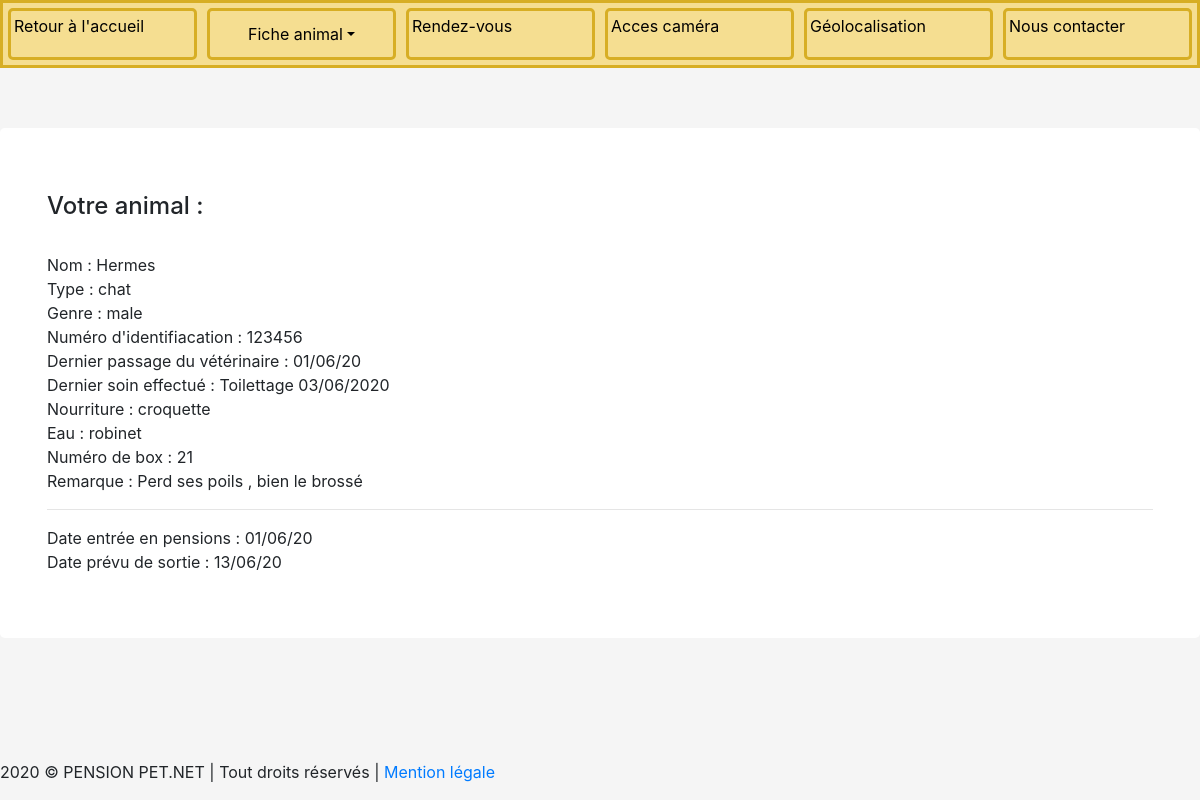
/vue/fiche_animal.php?nom=Hermes (signed in), run on the app's committed database.
### tables this page shows
CREATE TABLE `pet` (
  `id_pet` int(11) NOT NULL,
  `name_pet` varchar(255) NOT NULL,
  `genre` varchar(255) NOT NULL,
  `type` varchar(255) NOT NULL,
  `identification` varchar(255) NOT NULL,
  `veterinaire` date DEFAULT NULL,
  `soins` varchar(255) DEFAULT NULL,
  `nourriture` varchar(255) NOT NULL,
  `eau` varchar(255) NOT NULL,
  `box` varchar(255) NOT NULL,
  `remarque` longtext,
  `date_entree` date DEFAULT NULL,
  `date_sortie` date DEFAULT NULL,
  `gps_longitude` float NOT NULL,
  `gps_latitude` float NOT NULL,
  `created_by` varchar(255) NOT NULL,
  `created_at` date NOT NULL,
  `updated_by` varchar(255) NOT NULL,
  `updated_at` date NOT NULL,
  `user_id_user` int(11) NOT NULL
);

### model/manager/PetManager.php (called while the page is built, shortened)
<?php
class PetManager{
    private $_db;
    public function set_db()
    {
        $this->_db =new PDO('mysql:host=localhost;dbname=pet_net;charset=utf8','lauhu','stagiaire '); ;
        return $this;
    }
    public function selectOnePet($id_user,$name_pet):array
    {
        $req=$this->_db->prepare('SELECT * FROM pet WHERE user_id_user = :id_user AND name_pet = :name_pet ');
        $req->bindValue(':id_user',$id_user);
        $req->bindValue(':name_pet',$name_pet);
        $req->execute();
        $data=$req->fetchAll(PDO::FETCH_ASSOC);
        return $data;
    }
}

### model/class/classPet.php (called while the page is built, shortened)
<?php
Class Pet{
    private $_name_pet;
    private $_genre;
    private $_type;
    private $_identification;
    private $_veterinaire;
    private $_soins;
    private $_nourriture;
    private $_eau;
    private $_box;
    private $_remarque;
    private $_entree;
    private $_sortie;
    public function get_name_pet()
    {
        return $this->_name_pet;
    }
    public function set_name_pet($_name_pet)
    {
        $this->_name_pet = $_name_pet;
        return $this;
    }
    public function get_genre()
    {
        return $this->_genre;
    }
    public function set_genre($_genre)
    {
        $this->_genre = $_genre;
        return $this;
    }
    public function get_type()
    {
        return $this->_type;
    }
    public function set_type($_type)
    {
        $this->_type = $_type;
        return $this;
    }
    public function get_identification()
    {
        return $this->_identification;
    }
    public function set_identification($_identification)
    {
        $this->_identification = $_identification;
        return $this;
    }
    public function get_veterinaire():DateTimeInterface
    {
        return new DateTimeImmutable($this->_veterinaire);
    }
    public function set_veterinaire($_veterinaire)
    {
        $this->_veterinaire = $_veterinaire;
        return $this;
    }
    public function get_soins()
    {
        return $this->_soins;
    }
    public function set_soins($_soins)
    {
        $this->_soins = $_soins;
        return $this;
    }
    public function get_nourriture()
    {
        return $this->_nourriture;
    }
    public function set_nourriture($_nourriture)
    {
        $this->_nourriture = $_nourriture;
        return $this;
    }
    public function get_eau()
    {
        return $this->_eau;
    }
    public function set_eau($_eau)
    {
        $this->_eau = $_eau;
        return $this;
    }
    public function get_box()
    {
        return $this->_box;
    }
    public function set_box($_box)
    {
        $this->_box = $_box;
        return $this;
    }
    public function get_remarque()
    {
        return $this->_remarque;
    }
    public function set_remarque($_remarque)
    {
        $this->_remarque = $_remarque;
        return $this;
    }
    public function get_entree():DateTimeInterface
    {
        return new DateTimeImmutable($this->_entree);
    }
    public function set_entree($_entree)
    {
        $this->_entree = $_entree;
        return $this;
    }
    public function get_sortie():DateTimeInterface
    {
        return new DateTimeImmutable($this->_sortie);
    }
    public function set_sortie($_sortie)
    {
        $this->_sortie = $_sortie;
        return $this;
    }
    public function set_id_pet($_id_pet)
    {
        return $this;
    }
    public function set_gps_longitude($_gps_longitude)
    {
        return $this;
    }
    public function set_gps_latitude($_gps_latitude)
    {
        return $this;
    }
}

### vue/fiche_animal.php (the view, shortened to what this page needs)
<?php
$id=$_SESSION['id'];
require '../model/manager/PetManager.php';
require '../model/class/classPet.php';
$name_pet=$_GET['nom'];
$animal=new PetManager();
$animals=$animal->selectOnePet($id,$name_pet);
$Oneanimal=new Pet($animals);
?>
<div class="jumbotron">
    <div class="container">
        <h4>Votre animal :</h4><br>
        Nom : <?=$Oneanimal-> get_name_pet(); ?> <br>
        Type : <?=$Oneanimal->get_type(); ?><br>
        Genre : <?=$Oneanimal->get_genre(); ?><br>
        Numéro d'identifiacation : <?=$Oneanimal->get_identification(); ?> <br>
        Dernier passage du vétérinaire : <?=$Oneanimal->get_veterinaire()->format('d/m/y'); ?><br>
        Dernier soin effectué : <?=$Oneanimal->get_soins(); ?><br>
        Nourriture : <?=$Oneanimal->get_nourriture(); ?><br>
        Eau : <?=$Oneanimal->get_eau(); ?><br>
        Numéro de box : <?=$Oneanimal->get_box(); ?><br>
        Remarque : <?=$Oneanimal->get_remarque(); ?><br>
        <hr>
        Date entrée en pensions : <?=$Oneanimal->get_entree()->format('d/m/y'); ?><br>
        Date prévu de sortie : <?=$Oneanimal->get_sortie()->format('d/m/y'); ?><br>
    </div>
</div>
<?php $content=ob_get_clean();
require '../templates/bases.php';

### public/css.css (style rules this page uses)
body { background-color: whitesmoke; }
.jumbotron { margin-top: 5%; background-color: white; }

### data on the page
pet: name_pet "Hermes", type "chat", genre "male", identification "123456", veterinaire "01/06/20", soins "Toilettage 03/06/2020", nourriture "croquette", eau "robinet", box "21", remarque "Perd ses poils , bien le brossé", date_entree "01/06/20", date_sortie "13/06/20"

### other printed values
$accueil "Retour à l'accueil"
